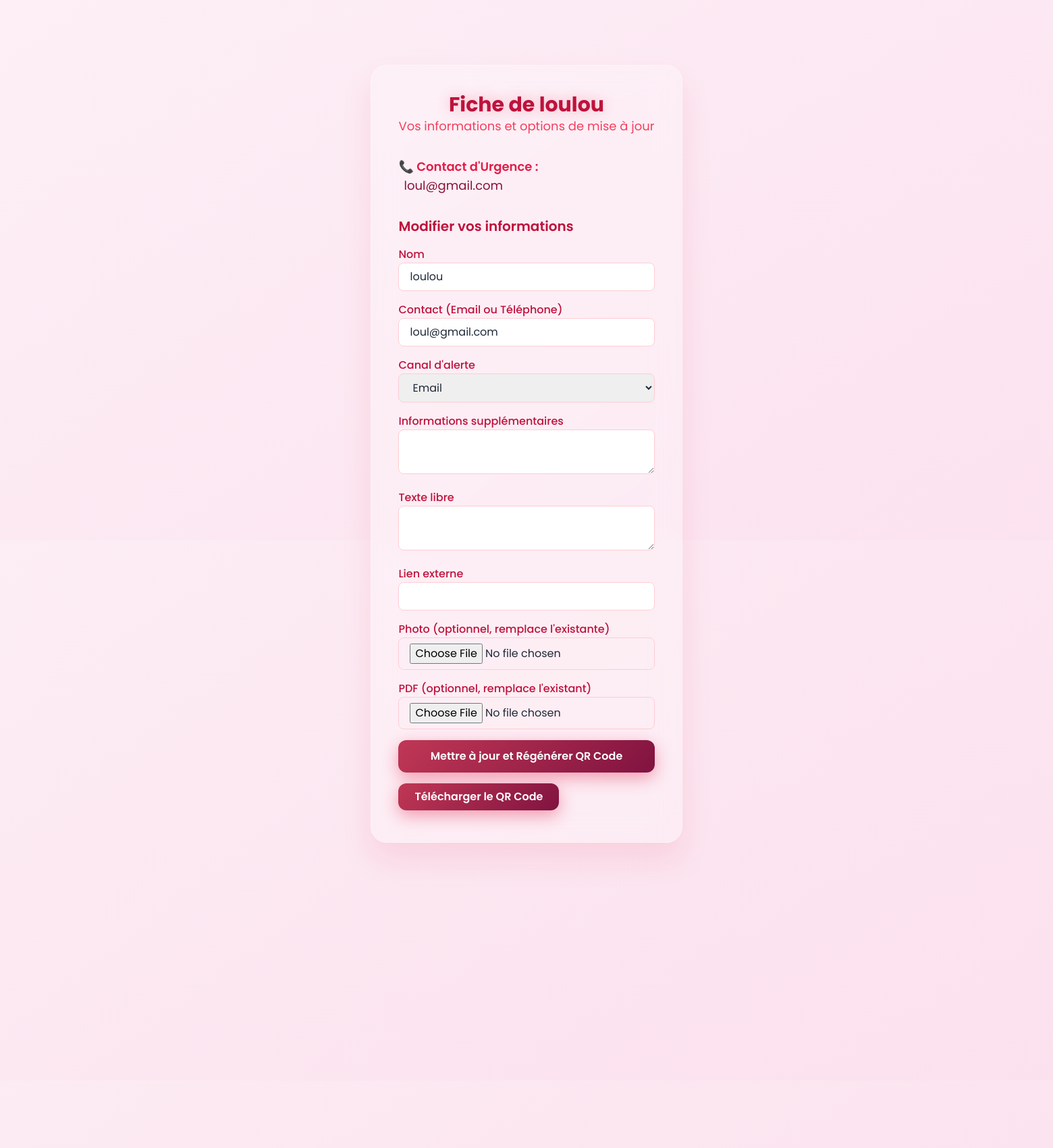
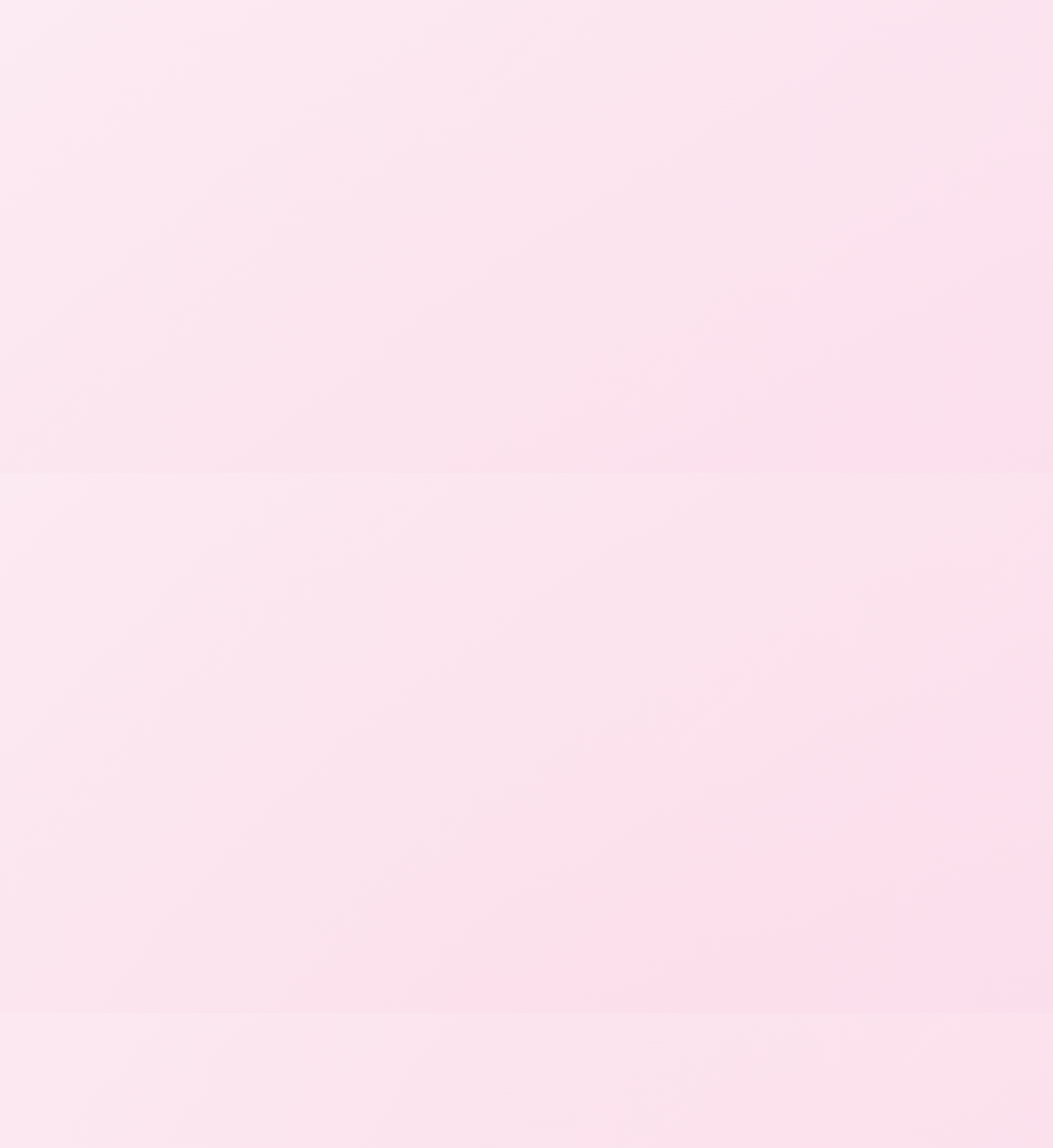
The page /fiche/7dc14630-d914-4824-85f0-8f658fcc5a58 (upper part) on the database its author committed (2 pictures, top to bottom).
### tables this page shows
CREATE TABLE persons (
        id INTEGER PRIMARY KEY AUTOINCREMENT,
        uuid TEXT UNIQUE,
        nom TEXT,
        infos TEXT,
        contact TEXT,
        canal_alerte TEXT,
        photo TEXT,
        pdf TEXT,
        lien TEXT,
        texte_libre TEXT
    );

### app.py (the view)
@app.route("/fiche", methods=["GET"])
@app.route("/fiche/<uuid>", methods=["GET"])
def fiche(uuid=None):
    if not uuid:
        uuid = request.args.get('uuid')
    if not uuid:
        return render_template("error.html", message="UUID manquant. Veuillez entrer un identifiant valide."), 400
    db = get_db()
    personne = db.execute("SELECT * FROM persons WHERE uuid = ?", (uuid,)).fetchone()
    if not personne:
        return render_template("error.html", message="Aucun utilisateur trouvé avec cet UUID."), 404
    return render_template("user_profile.html", p=personne, uuid=uuid, now=datetime.now())

### app.py (called while the page is built)
def get_db():
    conn = sqlite3.connect("database.db")
    conn.row_factory = sqlite3.Row
    return conn

### static/templates/user_profile.html (shortened to what this page needs)
<!DOCTYPE html>
<html lang="fr">
<head>
  <script src="https://cdn.tailwindcss.com"></script>
</head>
<body class="min-h-screen flex flex-col justify-between items-center relative z-10">
  <div class="glass-card max-w-4xl mx-4 mt-16 sm:mt-24 p-10 rounded-3xl text-gray-800 relative z-10">
    <div class="text-center mb-8">
      <h3 class="text-3xl font-bold text-rose-700 title-glow">Fiche de {{ p.nom if p else 'Utilisateur Inconnu' }}</h3>
      <p class="text-rose-500 text-lg">Vos informations et options de mise à jour</p>
    </div>
    {% if p %}
      <div class="space-y-6 text-lg">
        {% if p.contact %}
        <div>
          <span class="font-semibold text-rose-600">📞 Contact d'Urgence :</span>
          <p class="ml-2 text-rose-900">{{ p.contact }}</p>
        </div>
        {% endif %}
      </div>
      <div class="mt-8">
        <h4 class="text-xl font-semibold text-rose-700 mb-4">Modifier vos informations</h4>
        <form method="POST" action="{{ url_for('update', uuid=uuid) }}" enctype="multipart/form-data" class="space-y-4">
          <div>
            <label for="nom" class="block text-rose-700 font-medium">Nom</label>
            <input type="text" id="nom" name="nom" value="{{ p.nom }}" required class="w-full px-4 py-2 rounded-lg border border-rose-200 focus:outline-none focus:ring-2 focus:ring-rose-500">
          </div>
          <div>
            <label for="contact" class="block text-rose-700 font-medium">Contact (Email ou Téléphone)</label>
            <input type="text" id="contact" name="contact" value="{{ p.contact }}" required class="w-full px-4 py-2 rounded-lg border border-rose-200 focus:outline-none focus:ring-2 focus:ring-rose-500">
          </div>
          <div>
            <label for="canal_alerte" class="block text-rose-700 font-medium">Canal d'alerte</label>
            <select id="canal_alerte" name="canal_alerte" class="w-full px-4 py-2 rounded-lg border border-rose-200 focus:outline-none focus:ring-2 focus:ring-rose-500">
              <option value="email" {% if p.canal_alerte == 'email' %}selected{% endif %}>Email</option>
            </select>
          </div>
          <div>
            <label for="infos" class="block text-rose-700 font-medium">Informations supplémentaires</label>
            <textarea id="infos" name="infos" class="w-full px-4 py-2 rounded-lg border border-rose-200 focus:outline-none focus:ring-2 focus:ring-rose-500">{{ p.infos or '' }}</textarea>
          </div>
          <div>
            <label for="texte_libre" class="block text-rose-700 font-medium">Texte libre</label>
            <textarea id="texte_libre" name="texte_libre" class="w-full px-4 py-2 rounded-lg border border-rose-200 focus:outline-none focus:ring-2 focus:ring-rose-500">{{ p.texte_libre or '' }}</textarea>
          </div>
          <div>
            <label for="lien" class="block text-rose-700 font-medium">Lien externe</label>
            <input type="url" id="lien" name="lien" value="{{ p.lien or '' }}" class="w-full px-4 py-2 rounded-lg border border-rose-200 focus:outline-none focus:ring-2 focus:ring-rose-500">
          </div>
          <div>
            <label for="photo" class="block text-rose-700 font-medium">Photo (optionnel, remplace l'existante)</label>
            <input type="file" id="photo" name="photo" accept="image/*" class="w-full px-4 py-2 rounded-lg border border-rose-200">
          </div>
          <div>
            <label for="pdf" class="block text-rose-700 font-medium">PDF (optionnel, remplace l'existant)</label>
            <input type="file" id="pdf" name="pdf" accept=".pdf" class="w-full px-4 py-2 rounded-lg border border-rose-200">
          </div>
          <button type="submit" class="w-full btn-modern text-white font-semibold py-3 rounded-xl">Mettre à jour et Régénérer QR Code</button>
        </form>
        <a href="{{ url_for('download_qr', uuid=uuid) }}" class="inline-block btn-modern text-white font-semibold py-2 px-6 rounded-xl mt-4">Télécharger le QR Code</a>
      </div>
    {% else %}
      <p class="text-rose-700 text-center">Aucune information disponible pour cet UUID.</p>
    {% endif %}
  </div>
</body>
</html>

### static/templates/user_profile.html (style rules this page uses)
* { font-family: 'Poppins', sans-serif; }
body { background: linear-gradient(135deg, #fdf2f8, #fce7f3); overflow: auto; position: relative; }
body::before { content: ''; position: absolute; top: -50%; left: -50%; width: 200%; height: 200%; background: radial-gradient(circle, rgba(225, 29, 72, 0.05) 0%, transparent 70%); animation: float 20s ease-in-out infinite; z-index: 0; }
.glass-card { backdrop-filter: blur(20px); background: rgba(255, 255, 255, 0.25); border: 1px solid rgba(255, 255, 255, 0.3); box-shadow: 0 25px 45px rgba(225, 29, 72, 0.1); animation: slideIn 0.6s ease-out; }
.title-glow { text-shadow: 0 0 20px rgba(225, 29, 72, 0.3); animation: glow 3s ease-in-out infinite alternate; }
.btn-modern { background: linear-gradient(135deg, #c03755, #801340); box-shadow: 0 8px 25px rgba(225, 29, 72, 0.4); border: none; transition: all 0.3s cubic-bezier(0.4, 0, 0.2, 1); position: relative; overflow: hidden; }
.btn-modern::before { content: ''; position: absolute; top: 0; left: -100%; width: 100%; height: 100%; background: linear-gradient(90deg, transparent, rgba(255, 255, 255, 0.3), transparent); transition: left 0.6s; }

### rows shown on the page
persons: nom "loulou", contact "loul@gmail.com", canal_alerte "Email"
